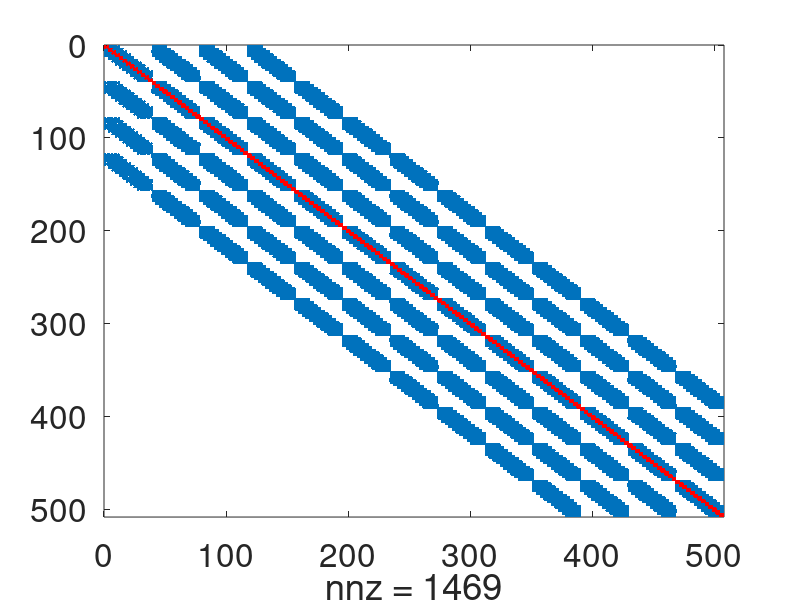
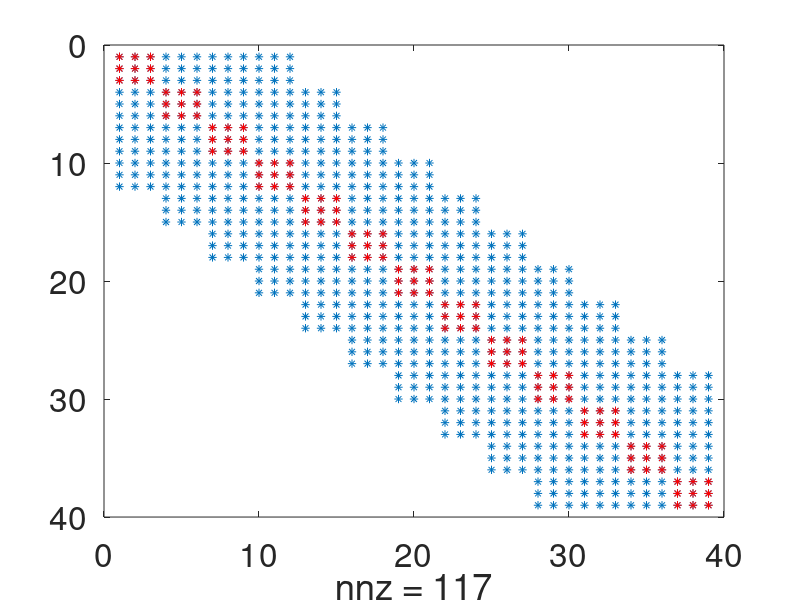

The MATLAB script that drew these images, in order:
a = load('Mass.txt');
mass = reshape(a,13*13*3,13*13*3);
mass_diag = zeros(13*13*3,13*13*3);
for i = 1:13*13
    mass_diag((i-1)*3+1:(i-1)*3+3,(i-1)*3+1:(i-1)*3+3) = ...
        mass((i-1)*3+1:(i-1)*3+3,(i-1)*3+1:(i-1)*3+3);
end
figure(1)
spy(mass)
hold on
spy(mass_diag,'r')
set(gca,'fontsize',24)
figure(2)
spy(mass((7-1)*13*3+1:(8-1)*13*3,(7-1)*13*3+1:(8-1)*13*3))
hold on
spy(mass_diag((7-1)*13*3+1:(8-1)*13*3,(7-1)*13*3+1:(8-1)*13*3),'r')
set(gca,'fontsize',24)


% a = load('Mass_pre.txt');
% mass_pre = reshape(a,13*13*3,13*13*3);
% figure(3)
% spy(mass_pre)
% set(gca,'fontsize',12)
% figure(4)
% spy(mass_pre((7-1)*13*3+1:(8-1)*13*3,(7-1)*13*3+1:(8-1)*13*3))
% set(gca,'fontsize',12)

